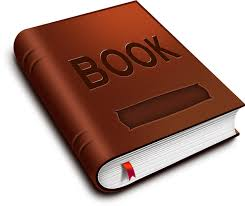
#> input picture SURF + OpenCV/a1.jpg, 245 x 206 px
$ python test1.py
#> lines starting #> are read from the running program, lines starting #| are printed output that depends on the picture
import cv2
import matplotlib.pyplot as plt

img = cv2.imread('a1.jpg',0);
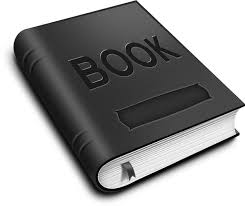
#> img: shape (206, 245); min 0, max 255, mean 153.7

#> (the run stopped early here; a loop or call above may not have finished)
